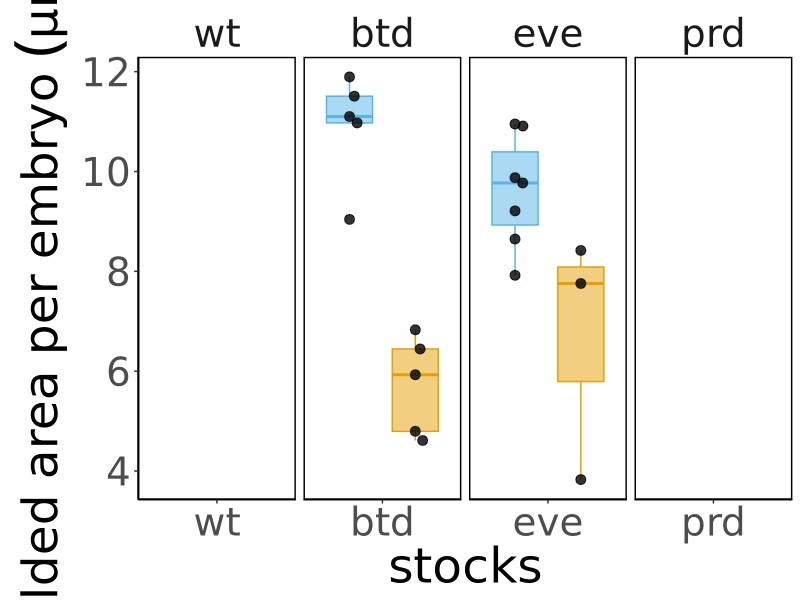
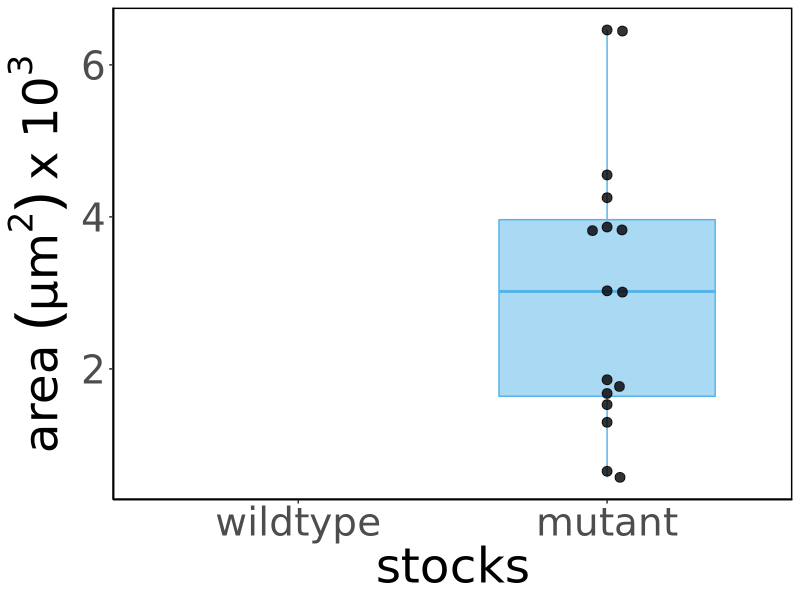
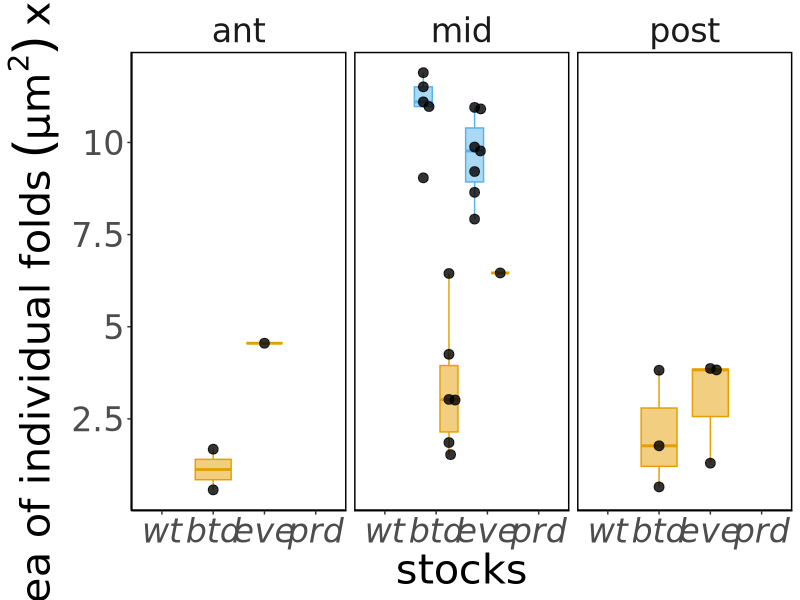
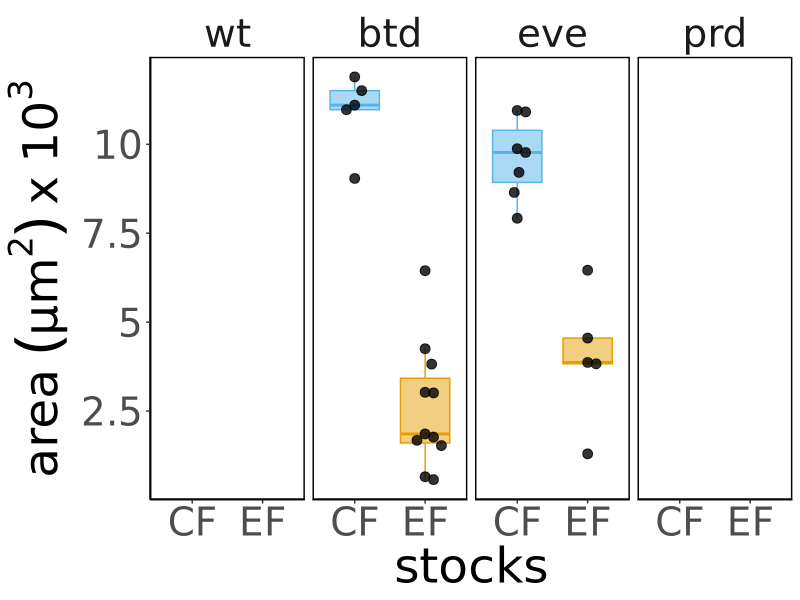
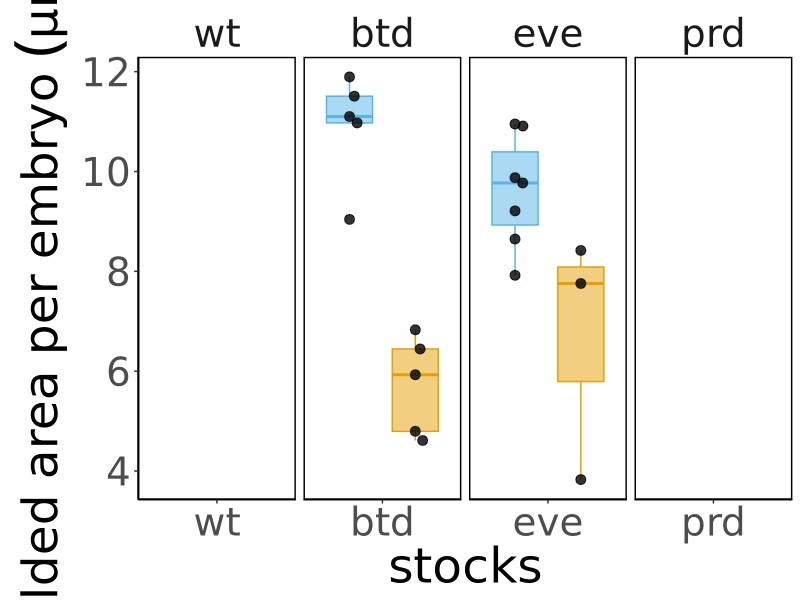
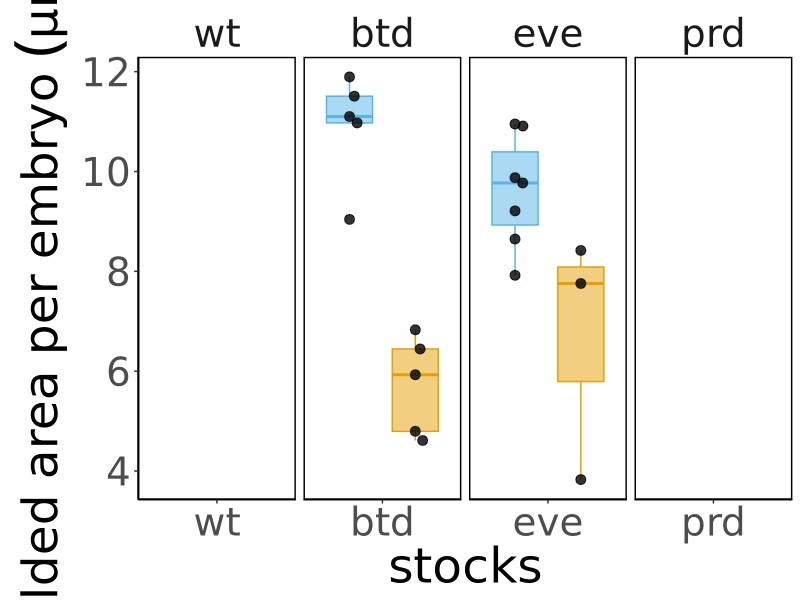
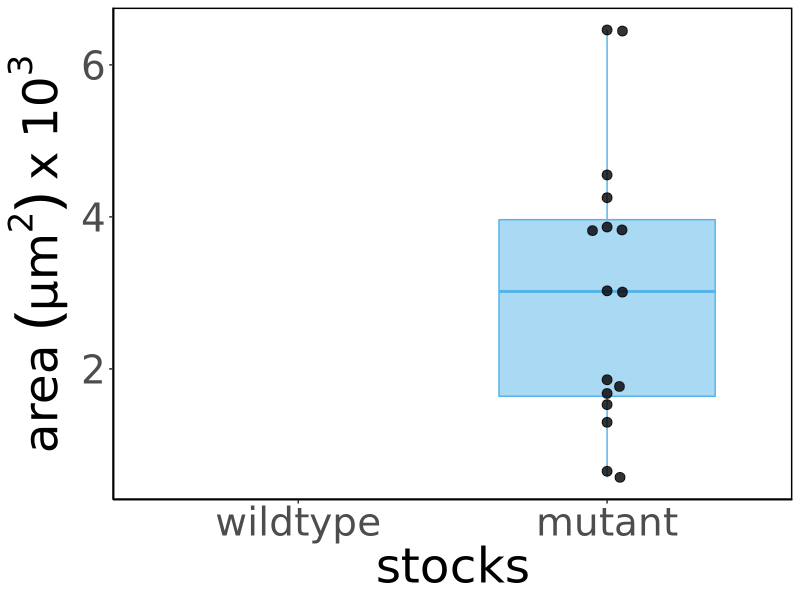
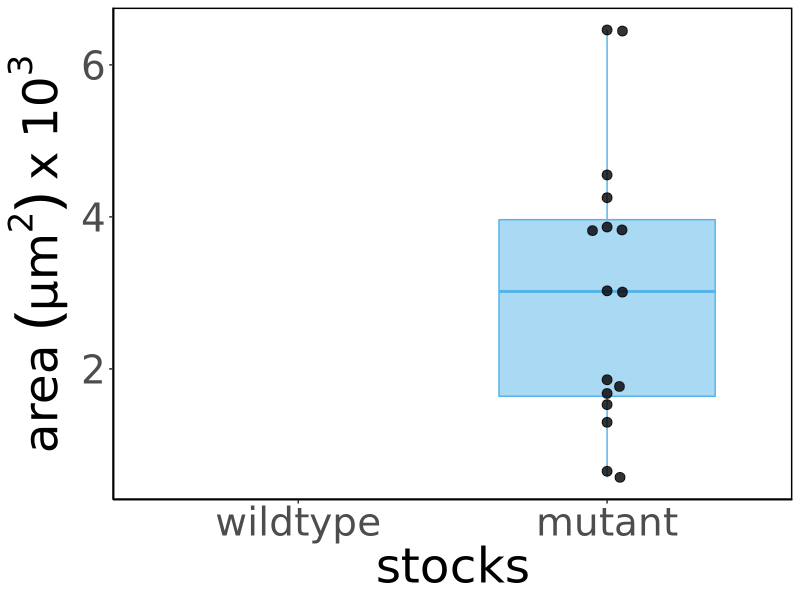

Write the R code that produced these figures, in order.
## ---- chunk 1
knitr::opts_chunk$set(echo = TRUE, tidy = TRUE, cache = FALSE)
knitr::opts_knit$set(root.dir = "~/Dropbox/Projects/Cephalic_furrow/7-Paper/1-analyses/folded-area")
library(ggplot2)
library(ggbeeswarm)
## ---- chunk 2
# Load raw ROI measurements from ImageJ
results <- read.delim("results.txt")

# Remove slice number from the labels
results$Label <- gsub(":1", "", results$Label)

# Split label at "_s" to get the embryo name. sapply gets all first elements of the split.
results$Embryo <- sapply(strsplit(results$Label, "_s"), "[", 1)

# Remove "_CARE" from embryo name
results$Embryo <- gsub("_CARE", "", results$Embryo)

# Load sample info and merge with results
samples <- read.delim("samples.csv", sep = ",")
results <- merge(results, samples, by = "Label", all.x = TRUE)

# Load corrected area measurements for cartographic projections
corrected <- read.delim("corrected_results.txt", sep = "")
colnames(corrected) <- c("Label", "AreaCorr")

# Merge corrected area to results
results <- merge(results, corrected, by = "Label", all.x = TRUE)

# Transform data frame to order the stock for plotting
results <- transform(results, Stock=factor(Stock, levels = c("wt", "btd", "eve", "prd")))

# Quick fix to add type of fold
results$Type <- "EF"
results[results$Stock == "wt" & results$Position == "mid",]$Type <- "CF"
results[results$Stock == "btd" & results$Genotype == "heterozygote",]$Type <- "CF"
results[results$Stock == "eve" & results$Genotype == "heterozygote",]$Type <- "CF"
results[results$Stock == "prd" & results$Position == "mid",]$Type <- "CF"

# Transform data frame to order the stock for plotting
results <- transform(results, Sample=factor(Sample, levels = c("wildtype", "control", "mutant")))

# Sum total folded area corrected
areacorr <- aggregate(results$AreaCorr, list(results$Embryo), sum)
colnames(areacorr) <- c("Embryo", "AreaCorr")

# Sum total folded area corrected for CF
areacorr_cf <- aggregate(results[results$Type == "CF",]$AreaCorr, list(results[results$Type == "CF",]$Embryo), sum)
colnames(areacorr_cf) <- c("Embryo", "AreaCorrCF")

# Sum total folded area corrected for EF
areacorr_ef <- aggregate(results[results$Type == "EF",]$AreaCorr, list(results[results$Type == "EF",]$Embryo), sum)
colnames(areacorr_ef) <- c("Embryo", "AreaCorrEF")

# Count number of folds
nfold <- data.frame(table(results$Embryo))
colnames(nfold) <- c("Embryo", "Folds")

# Count number of CF folds
nfold_cf <- data.frame(table(results[results$Type == "CF",]$Embryo))
colnames(nfold_cf) <- c("Embryo", "CFs")

# Count number of EF folds
nfold_ef <- data.frame(table(results[results$Type == "EF",]$Embryo))
colnames(nfold_ef) <- c("Embryo", "EFs")

# Get sample information
embryos <- unique(results[, c("Embryo", "Stock", "Sample", "Genotype")])

# Merge datasets
total <- merge(embryos, areacorr, by = "Embryo", all.x = TRUE)
total <- merge(total, areacorr_cf, by = "Embryo", all.x = TRUE)
total <- merge(total, areacorr_ef, by = "Embryo", all.x = TRUE)
total <- merge(total, nfold, by = "Embryo", all.x = TRUE)
total <- merge(total, nfold_cf, by = "Embryo", all.x = TRUE)
total <- merge(total, nfold_ef, by = "Embryo", all.x = TRUE)

# Transform data frame to order the stock for plotting
total <- transform(total, Stock=factor(Stock, levels = c("wt", "btd", "eve", "prd")))
## ---- chunk 3
# Print btd embryos
print_btd <- sprintf("btd: embryos=%s (het=%s, hom=%s), folds=%s (het=%s, hom=%s)",
        length(embryos[embryos$Stock == "btd",]$Embryo), # total embryos
        length(embryos[embryos$Genotype == "heterozygote" & embryos$Stock == "btd",]$Embryo), # het embryos
        length(embryos[embryos$Genotype == "homozygote" & embryos$Stock == "btd",]$Embryo), # hom embryos
        
        length(results[results$Stock == "btd",]$Label), # total folds
        length(results[results$Genotype == "heterozygote" & results$Stock == "btd",]$Label), # het folds
        length(results[results$Genotype == "homozygote" & results$Stock == "btd",]$Label) # het folds
        )

# Print eve embryos
print_eve <- sprintf("eve: embryos=%s (het=%s, hom=%s), folds=%s (het=%s, hom=%s)",
        length(embryos[embryos$Stock == "eve",]$Embryo), # total embryos
        length(embryos[embryos$Genotype == "heterozygote" & embryos$Stock == "eve",]$Embryo), # het embryos
        length(embryos[embryos$Genotype == "homozygote" & embryos$Stock == "eve",]$Embryo), # hom embryos
        
        length(results[results$Stock == "eve",]$Label), # total folds
        length(results[results$Genotype == "heterozygote" & results$Stock == "eve",]$Label), # het folds
        length(results[results$Genotype == "homozygote" & results$Stock == "eve",]$Label) # het folds
        )

# Print prd embryos
print_prd <- sprintf("prd: embryos=%s (het=%s, hom=%s), folds=%s (het=%s, hom=%s)",
        length(embryos[embryos$Stock == "prd",]$Embryo), # total embryos
        length(embryos[embryos$Genotype == "heterozygote" & embryos$Stock == "prd",]$Embryo), # het embryos
        length(embryos[embryos$Genotype == "homozygote" & embryos$Stock == "prd",]$Embryo), # hom embryos
        
        length(results[results$Stock == "prd",]$Label), # total folds
        length(results[results$Genotype == "heterozygote" & results$Stock == "prd",]$Label), # het folds
        length(results[results$Genotype == "homozygote" & results$Stock == "prd",]$Label) # het folds
        )

# Print wt embryos
print_wt <- sprintf(" wt: embryos=%s, folds=%s, ant=%s, mid=%s, post=%s",
        length(embryos[embryos$Stock == "wt",]$Embryo), # total embryos
        length(results[results$Stock == "wt",]$Label), # total folds
        length(results[results$Stock == "wt" & results$Position == "ant",]$Label), # anterior folds
        length(results[results$Stock == "wt" & results$Position == "mid",]$Label), # middle folds
        length(results[results$Stock == "wt" & results$Position == "post",]$Label) # posterior folds
        )

print_btd
print_eve
print_prd
print_wt

# Save nfolds output to files
capture.output(print_btd, print_eve, print_prd, print_wt, file = "nfolds.txt")
## ---- chunk 4
print_stats <- function(dataframe, stock, type) {
  filter_df <- (dataframe$Stock == stock & dataframe$Type == type)
  df <- dataframe[filter_df,]
  df <- droplevels(df)

  # Define row
  row <- c(stock,
           type,
           mean(df$AreaCorr) / 1000,
           sd(df$AreaCorr) / 1000,
           length(df$AreaCorr)
           )
  
  # Summarize data
  print(sprintf("%s %s / area=%.3f±%.3f x 10^3 / n=%i",
                stock, type,
                mean(df$AreaCorr) / 1000,
                sd(df$AreaCorr) / 1000,
                length(df$AreaCorr)
                ))
  return(row)
}

# Save stats to data frame
stats <- data.frame()

# Bind row by row
stats <- rbind(stats, print_stats(results, "wt", "CF"))
stats <- rbind(stats, print_stats(results, "wt", "EF"))
stats <- rbind(stats, print_stats(results, "btd", "CF"))
stats <- rbind(stats, print_stats(results, "btd", "EF"))
stats <- rbind(stats, print_stats(results, "eve", "CF"))
stats <- rbind(stats, print_stats(results, "eve", "EF"))
stats <- rbind(stats, print_stats(results, "prd", "CF"))
stats <- rbind(stats, print_stats(results, "prd", "EF"))

# Add column names
colnames(stats) <- c("stock", "type", "mean", "sd", "n")

# Convert columns to numeric
stats[, 3:5] <- apply(stats[, 3:5], 2, as.numeric)

# Round up
stats[, 3:4] <- round(stats[, 3:4], digits=1)

# Write table to file
write.table(format(stats, digits=2), file = "stats.txt", quote = FALSE, row.names = FALSE, sep = "\t")
## ---- chunk 5
ggplot(total, aes(Stock, AreaCorr, fill = Genotype)) +
  geom_boxplot(aes(color = Genotype), show.legend = FALSE, alpha = 0.5, outlier.shape = NA, width = 0.7, position = position_dodge(width = 1.0)) +
  geom_point(alpha = 0.8, size = 3, show.legend = FALSE, position = position_beeswarm(priority = "descending", dodge.width = 1.0, cex = 6)) +
  scale_y_continuous(labels = function(x) x / 1000) +
  labs(x = "stocks", y = expression(paste("total folded area per embryo ", (µm^2)~x~10^3))) +
  facet_grid(cols = vars(Stock), scales = "free_x") +
  scale_fill_manual(values=c("#56b4e9", "#e69f03", "#cc79a7")) +
  scale_color_manual(values=c("#56b4e9", "#e69f03", "#cc79a7")) +
  theme_classic(base_family = "DejaVu Sans") +
  theme(text =  element_text(size = 35),
        strip.background = element_blank(),
        panel.background = element_rect(colour = "black", size=1),
        )
ggsave("4-plots/total-area-per-embryo.png", width = 12, height = 4)
ggsave("4-plots/total-area-per-embryo.svg", width = 12, height = 4)
## ---- chunk 6
ggplot(results[results$Stock != "prd" & results$Type == "EF",], aes(Sample, AreaCorr, fill = Sample)) +
  geom_boxplot(aes(color = Sample), show.legend = FALSE, alpha = 0.5, outlier.shape = NA, width = 0.7, position = position_dodge(width = 1.0)) +
  geom_point(alpha = 0.8, size = 3, show.legend = FALSE, position = position_beeswarm(priority = "descending", dodge.width = 1.0, cex = 2.5)) +
  scale_y_continuous(labels = function(x) x / 1000) +
  labs(x = "stocks", y = expression(paste("area ", (µm^2)~x~10^3))) +
  scale_fill_manual(values=c("#56b4e9", "#e69f03", "#cc79a7")) +
  scale_color_manual(values=c("#56b4e9", "#e69f03", "#cc79a7")) +
  theme_classic(base_family = "DejaVu Sans") +
  theme(text =  element_text(size = 35),
        strip.background = element_blank(),
        panel.background = element_rect(colour = "black", size=1)
        )
ggsave("4-plots/individual-area-per-ectopic-fold.png", width = 12, height = 6)
ggsave("4-plots/individual-area-per-ectopic-fold.svg", width = 12, height = 6)
## ---- chunk 7
ggplot(results, aes(Stock, AreaCorr, fill = Genotype)) +
  geom_boxplot(aes(color = Genotype), show.legend = FALSE, alpha = 0.5, outlier.shape = NA, width = 0.7, position = position_dodge(width = 1.0)) +
  geom_point(alpha = 0.8, size = 3, show.legend = FALSE, position = position_beeswarm(priority = "descending", dodge.width = 1.0, cex = 3)) +
  scale_y_continuous(labels = function(x) x / 1000) +
  labs(x = "stocks", y = expression(paste("area of individual folds ", (µm^2)~x~10^3))) +
  scale_fill_manual(values=c("#56b4e9", "#e69f03", "#cc79a7")) +
  scale_color_manual(values=c("#56b4e9", "#e69f03", "#cc79a7")) +
  facet_grid(cols = vars(Position), scales = "free") +
  theme_classic(base_family = "DejaVu Sans") +
  theme(text = element_text(size = 30),
        strip.background = element_blank(),
        panel.background = element_rect(colour = "black", size=1),
        axis.text.x = element_text(face = "italic"),
        legend.text = element_text(size = 15),
        legend.title = element_text(size = 15),
        )
ggsave("4-plots/individual-area-per-position.png", width = 12, height = 4)
ggsave("4-plots/individual-area-per-position.svg", width = 12, height = 4)
## ---- chunk 8
ggplot(results, aes(Type, AreaCorr, fill = Genotype)) +
  geom_boxplot(aes(color = Genotype), show.legend = FALSE, alpha = 0.5, outlier.shape = NA, width = 0.7, position = position_dodge(width = 1.0)) +
  geom_point(alpha = 0.8, size = 3, show.legend = FALSE, position = position_beeswarm(priority = "descending", dodge.width = 1.0, cex = 6)) +
  scale_y_continuous(labels = function(x) x / 1000) +
  labs(x = "stocks", y = expression(paste("area ", (µm^2)~x~10^3))) +
  facet_grid(cols = vars(Stock), scales = "free_x") +
  scale_fill_manual(values=c("#56b4e9", "#e69f03", "#cc79a7")) +
  scale_color_manual(values=c("#56b4e9", "#e69f03", "#cc79a7")) +
  theme_classic(base_family = "DejaVu Sans") +
  theme(text =  element_text(size = 35),
        strip.background = element_blank(),
        panel.background = element_rect(colour = "black", size=1),
        )
ggsave("4-plots/individual-area-per-type.png", width = 12, height = 4)
ggsave("4-plots/individual-area-per-type.svg", width = 12, height = 4)
